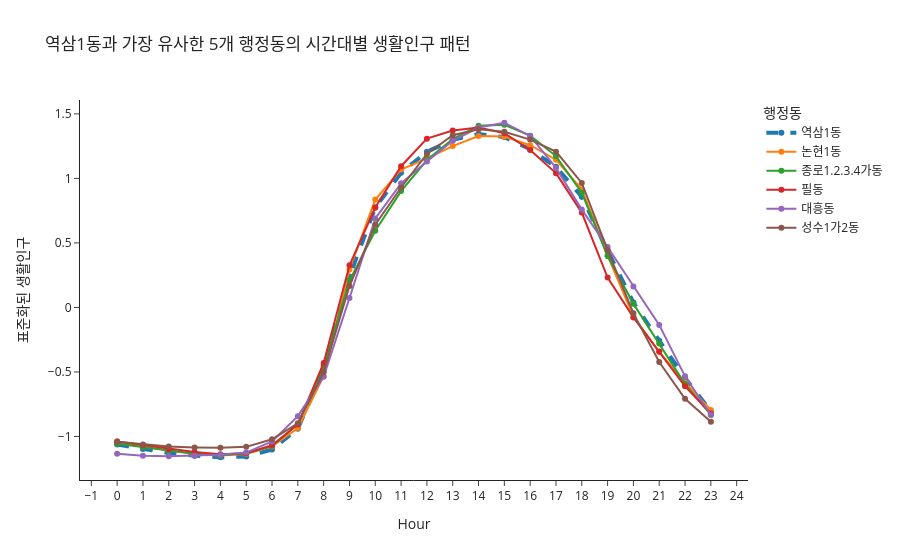

The notebook cell this image was saved under:
### Code cell
# 역삼1동 + 가장 유사한 5개 행정동의 시간대별 패턴(표준화 값) 시각화
top5 = dong_similarity[dong_similarity['H_DNG_CD'] != target_cd].head(5)
target_and_top5 = pd.concat([dong_similarity[dong_similarity['H_DNG_CD'] == target_cd], top5])

plot_df = (
    pattern_scaled.loc[target_and_top5['H_DNG_CD'], hour_cols]
    .reset_index()
    .merge(target_and_top5[['H_DNG_CD', 'ADMI_NM', 'COS_SIM']], on='H_DNG_CD')
)

plot_long = plot_df.melt(id_vars=['H_DNG_CD', 'ADMI_NM', 'COS_SIM'], var_name='HOUR', value_name='Z_SPOP')
plot_long['HOUR'] = plot_long['HOUR'].str.replace('H', '').astype(int)

fig = px.line(
    plot_long,
    x='HOUR', y='Z_SPOP', color='ADMI_NM',
    markers=True,
    labels={'HOUR': 'Hour', 'Z_SPOP': '표준화된 생활인구', 'ADMI_NM': '행정동'},
    title=f'{target_dong}과 가장 유사한 5개 행정동의 시간대별 생활인구 패턴',
    template='simple_white',
)
fig.update_xaxes(dtick=1)
fig.update_traces(selector={'name': target_dong}, line={'width': 4, 'dash': 'dash'})

fig.show()
fig.write_html("html/1_8.html")

### Figure 1 — Plotly figure (JSON) as saved in the notebook; plotly's stock layout.template omitted (floating-point values rounded to 4 significant figures)
{"data": [{"hovertemplate": "행정동=역삼1동<br>Hour=%{x}<br>표준화된 생활인구=%{y}<extra></extra>", "legendgroup": "역삼1동", "line": {"color": "#1F77B4", "dash": "dash", "width": 4}, "marker": {"symbol": "circle"}, "mode": "lines+markers", "name": "역삼1동", "orientation": "v", "showlegend": true, "type": "scatter", "x": [0, 1, 2, 3, 4, 5, 6, 7, 8, 9, 10, 11, 12, 13, 14, 15, 16, 17, 18, 19, 20, 21, 22, 23], "xaxis": "x", "y": [-1.063, -1.097, -1.128, -1.149, -1.161, -1.156, -1.102, -0.9397, -0.4768, 0.2403, 0.774, 1.043, 1.206, 1.298, 1.344, 1.32, 1.226, 1.09, 0.8576, 0.4408, 0.03769, -0.2577, -0.5457, -0.8028], "yaxis": "y"}, {"hovertemplate": "행정동=논현1동<br>Hour=%{x}<br>표준화된 생활인구=%{y}<extra></extra>", "legendgroup": "논현1동", "line": {"color": "#FF7F0E", "dash": "solid"}, "marker": {"symbol": "circle"}, "mode": "lines+markers", "name": "논현1동", "orientation": "v", "showlegend": true, "type": "scatter", "x": [0, 1, 2, 3, 4, 5, 6, 7, 8, 9, 10, 11, 12, 13, 14, 15, 16, 17, 18, 19, 20, 21, 22, 23], "xaxis": "x", "y": [-1.038, -1.077, -1.109, -1.133, -1.147, -1.135, -1.077, -0.936, -0.5334, 0.2946, 0.8359, 1.068, 1.155, 1.25, 1.328, 1.325, 1.257, 1.145, 0.9151, 0.4018, -0.06969, -0.3452, -0.5809, -0.7945], "yaxis": "y"}, {"hovertemplate": "행정동=종로1.2.3.4가동<br>Hour=%{x}<br>표준화된 생활인구=%{y}<extra></extra>", "legendgroup": "종로1.2.3.4가동", "line": {"color": "#2CA02C", "dash": "solid"}, "marker": {"symbol": "circle"}, "mode": "lines+markers", "name": "종로1.2.3.4가동", "orientation": "v", "showlegend": true, "type": "scatter", "x": [0, 1, 2, 3, 4, 5, 6, 7, 8, 9, 10, 11, 12, 13, 14, 15, 16, 17, 18, 19, 20, 21, 22, 23], "xaxis": "x", "y": [-1.056, -1.083, -1.112, -1.133, -1.145, -1.132, -1.074, -0.9035, -0.4524, 0.208, 0.5949, 0.9017, 1.143, 1.304, 1.409, 1.415, 1.331, 1.173, 0.8895, 0.399, 0.02833, -0.2792, -0.5936, -0.8332], "yaxis": "y"}, {"hovertemplate": "행정동=필동<br>Hour=%{x}<br>표준화된 생활인구=%{y}<extra></extra>", "legendgroup": "필동", "line": {"color": "#D62728", "dash": "solid"}, "marker": {"symbol": "circle"}, "mode": "lines+markers", "name": "필동", "orientation": "v", "showlegend": true, "type": "scatter", "x": [0, 1, 2, 3, 4, 5, 6, 7, 8, 9, 10, 11, 12, 13, 14, 15, 16, 17, 18, 19, 20, 21, 22, 23], "xaxis": "x", "y": [-1.04, -1.068, -1.097, -1.12, -1.137, -1.13, -1.068, -0.9066, -0.4306, 0.3268, 0.7746, 1.094, 1.308, 1.371, 1.395, 1.35, 1.221, 1.041, 0.7351, 0.2314, -0.07701, -0.3418, -0.6111, -0.8212], "yaxis": "y"}, {"hovertemplate": "행정동=대흥동<br>Hour=%{x}<br>표준화된 생활인구=%{y}<extra></extra>", "legendgroup": "대흥동", "line": {"color": "#9467BD", "dash": "solid"}, "marker": {"symbol": "circle"}, "mode": "lines+markers", "name": "대흥동", "orientation": "v", "showlegend": true, "type": "scatter", "x": [0, 1, 2, 3, 4, 5, 6, 7, 8, 9, 10, 11, 12, 13, 14, 15, 16, 17, 18, 19, 20, 21, 22, 23], "xaxis": "x", "y": [-1.134, -1.15, -1.153, -1.149, -1.142, -1.125, -1.038, -0.8423, -0.5367, 0.073, 0.6896, 0.9617, 1.131, 1.291, 1.394, 1.431, 1.329, 1.081, 0.7583, 0.4681, 0.1619, -0.1352, -0.534, -0.8317], "yaxis": "y"}, {"hovertemplate": "행정동=성수1가2동<br>Hour=%{x}<br>표준화된 생활인구=%{y}<extra></extra>", "legendgroup": "성수1가2동", "line": {"color": "#8C564B", "dash": "solid"}, "marker": {"symbol": "circle"}, "mode": "lines+markers", "name": "성수1가2동", "orientation": "v", "showlegend": true, "type": "scatter", "x": [0, 1, 2, 3, 4, 5, 6, 7, 8, 9, 10, 11, 12, 13, 14, 15, 16, 17, 18, 19, 20, 21, 22, 23], "xaxis": "x", "y": [-1.041, -1.063, -1.078, -1.085, -1.087, -1.08, -1.022, -0.8973, -0.5018, 0.1656, 0.6406, 0.9294, 1.19, 1.334, 1.38, 1.361, 1.301, 1.207, 0.9649, 0.4436, -0.04591, -0.4224, -0.7076, -0.8853], "yaxis": "y"}], "layout": {"legend": {"title": {"text": "행정동"}, "tracegroupgap": 0}, "title": {"text": "역삼1동과 가장 유사한 5개 행정동의 시간대별 생활인구 패턴"}, "xaxis": {"anchor": "y", "domain": [0, 1], "dtick": 1, "title": {"text": "Hour"}}, "yaxis": {"anchor": "x", "domain": [0, 1], "title": {"text": "표준화된 생활인구"}}}}
